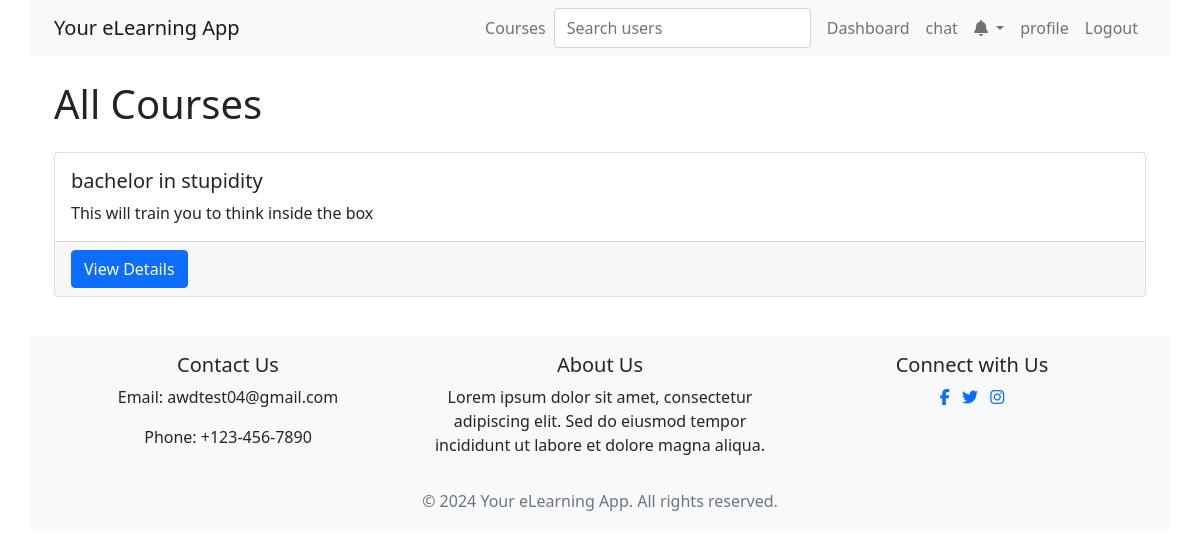
Screenshot of /courses/ (signed in) with the database file from the repository.
### courses/models.py (models this page shows, shortened)
class Course(models.Model):
    DRAFT = "draft"
    OFFICIAL = "official"
    STATUS_CHOICES = [
        (DRAFT, _("Draft")),
        (OFFICIAL, _("Official")),
    ]
    name = models.CharField(max_length=100)
    summary = models.TextField()
    description = RichTextField()  # CKEditor
    teacher = models.ForeignKey(
        User, on_delete=models.CASCADE, related_name="courses_taught"
    )
    duration_weeks = models.PositiveIntegerField(
        _("Duration (weeks)"), default=20, validators=[MinValueValidator(1)]
    )
    status = models.CharField(
        _("Status"), max_length=20, choices=STATUS_CHOICES, default=DRAFT
    )
    created_at = models.DateTimeField(auto_now_add=True)
    last_modified = models.DateTimeField(null=True)
    start_date = models.DateTimeField(null=True)
    class Meta:
        verbose_name = _("Course")
        verbose_name_plural = _("Courses")
        unique_together = ["name", "teacher"]

### courses/views.py (the view)
# urls.py: path("courses/", CoursesView.as_view(), name="courses"),
class CoursesView(ListView):
    model = Course
    template_name = "public/view_courses.html"
    context_object_name = "courses"
    @csrf_exempt
    def get_queryset(self):
        return Course.objects.filter(status="official")

### courses/templates/public/view_courses.html (shortened to what this page needs)
{% extends '../base/base.html' %}
{% block content %}
  <div class="container">
    <h1 class="my-4">All Courses</h1>
    <div class="row">
      {% for course in courses %}
        <div class="col-md-12 mb-4">
          <div class="card h-100">
            <div class="card-body">
              <h5 class="card-title">{{ course.name }}</h5>
              <p class="card-text">{{ course.summary }}</p>
            </div>
            <div class="card-footer">
              <a href="{% url 'course_details' course.id %}" class="btn btn-primary">View Details</a>
            </div>
          </div>
        </div>
      {% endfor %}
    </div>
  </div>
{% endblock %}

### courses/static/css/styles.css (style rules this page uses)
body { font-family: Arial, sans-serif; margin: 0; padding: 0; }

### rows the page displays
Course: name "bachelor in stupidity", summary "This will train you to think inside the box"
